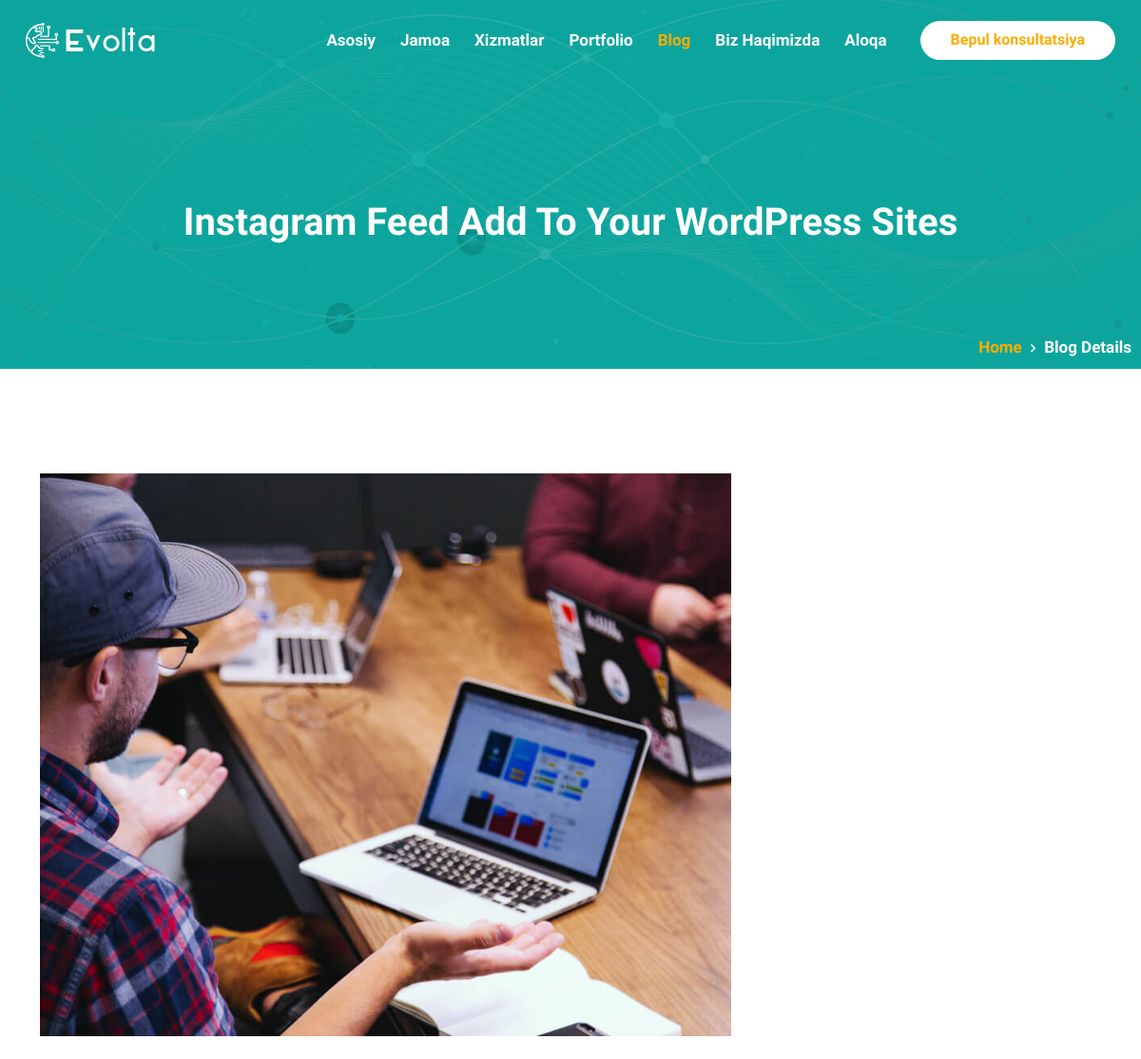
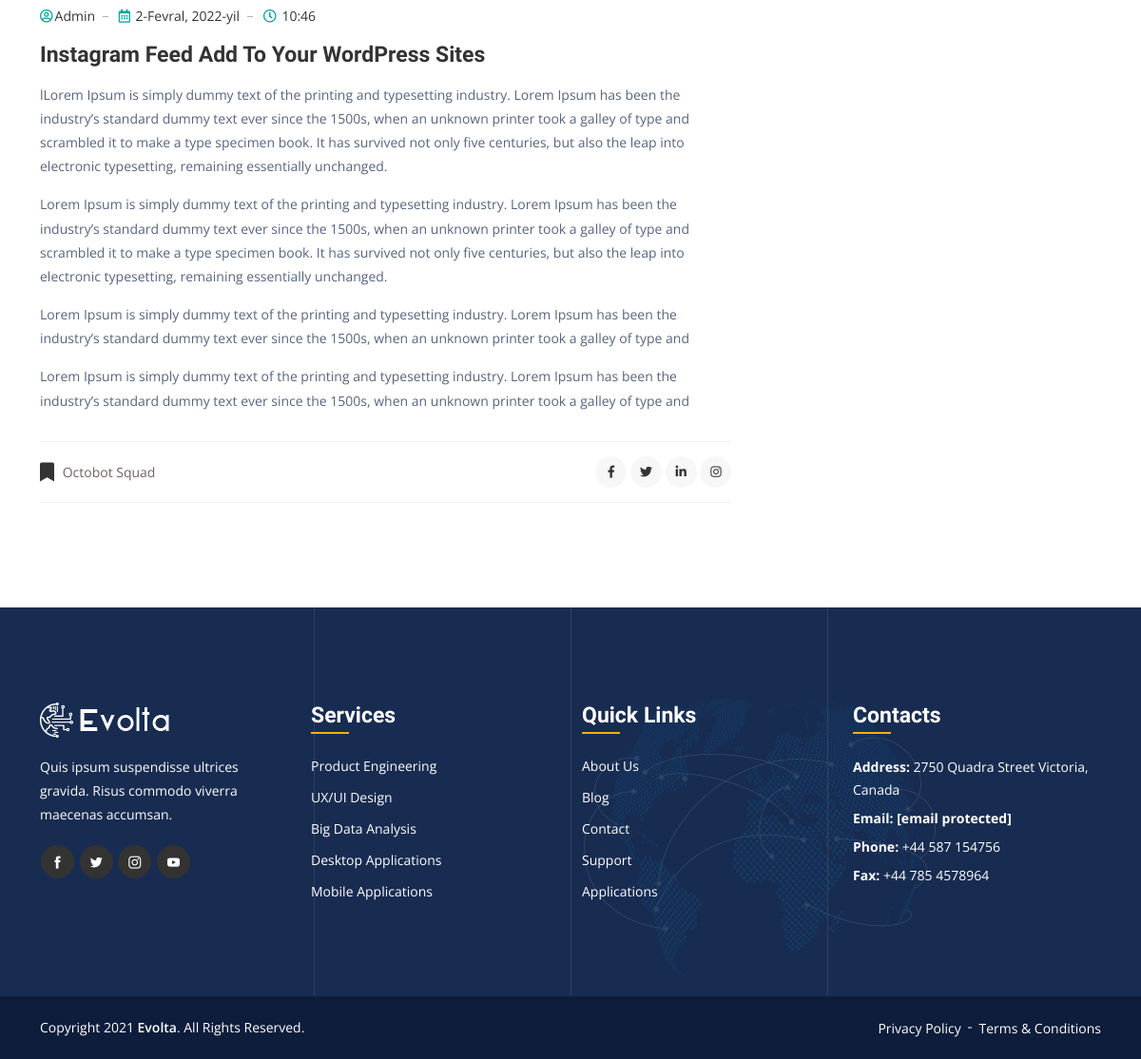
Page /blog/1/instagram-feed-add-to-your-wordpress-site on the committed database (2 pictures, top to bottom).
### home/models.py (models this page shows, shortened)
class Blog(models.Model):
    title = models.TextField('Sarlavhasi', max_length=351)
    slug = models.SlugField(max_length=200, unique=True)
    description = models.TextField('Tavsifi', max_length=2000)
    orta_description = models.TextField('Orta Tekst', blank=True, max_length=3001)
    past_description = models.TextField('Pastki Tavsif:', blank=True, max_length=1000)
    paragraph_3 = models.TextField('Paragraf 3', blank=True, max_length=500)
    paragraph_4 = models.TextField('Paragraf 4', blank=True, max_length=500)
    image = models.ImageField('Rasmi', upload_to='images/')
    create_on_date = models.DateField(auto_now=True)
    create_on_time = models.TimeField(auto_now=True)
    class Meta:
        verbose_name = "Blog"
        verbose_name_plural = "Blog"
    def image_tag(self):
        return mark_safe('<img src="{}" height="50">'.format(self.image.url))
    image_tag.short_description = 'Image'

### home/views.py (the view)
# urls.py: path('blog/<int:id>/<slug:slug>', views.blog_detail, name='blog_detail'),
def blog_detail(request, id, slug):
    blog_latest = Blog.objects.all().order_by('-id')
    blog = Blog.objects.get(pk=id)
    context = {
        'blog': blog,
        'blog_latest': blog_latest,
    }
    return render(request, 'blog_details/base.html', context)

### home/context.py (called while the page is built)
def total(request):
    total_latest = Total.objects.all().order_by('-id')[:1]
    context = {
        'total_latest': total_latest,
    }
    return context

def teamview(request):
    team_latest = Team.objects.all().order_by('-id')[:25]
    context = {
        'team_latest': team_latest,
    }
    return context

def portfolioview(request):
    portfolio_latest = Portfolio.objects.all().order_by('-id')[:25]
    context = {
        'portfolio_latest': portfolio_latest,
    }
    return context

### home/templates/blog_details/base.html (shortened to what this page needs)
<!doctype html>
{% load static %}
<html lang="en">
<head>
    <link rel="stylesheet" href="{% static 'assets/css/bootstrap.min.css' %}">
    <link rel="stylesheet" href="{% static 'assets/css/animate.min.css' %}">
    <link rel="stylesheet" href="{% static 'assets/css/fontawesome.min.css' %}">
    <link rel="stylesheet" href="{% static 'assets/css/boxicons.min.css' %}">
    <link rel="stylesheet" href="{% static 'assets/css/flaticon.css' %}">
    <link rel="stylesheet" href="{% static 'assets/css/owl.carousel.min.css' %}">
    <link rel="stylesheet" href="{% static 'assets/css/owl.theme.default.min.css' %}">
    <link rel="stylesheet" href="{% static 'assets/css/magnific-popup.min.css' %}">
    <link rel="stylesheet" href="{% static 'assets/css/nice-select.css' %}">
    <link rel="stylesheet" href="{% static 'assets/css/meanmenu.css' %}">
    <link rel="stylesheet" href="{% static 'assets/css/progresscircle.min.css' %}">
    <link rel="stylesheet" href="{% static 'assets/css/style.css' %}">
    <link rel="stylesheet" href="{% static 'assets/css/responsive.css' %}">
</head>
<body>
{% block header %}{% include 'components/header/blog/header.html' %}{% endblock %}
{% block index %}{% include 'blog_details/blog_details.html' %}{% endblock %}
{% block footer %}{% include 'components/footer.html' %}{% endblock %}
</body>
</html>

### home/templates/blog_details/blog_details.html
{% load static %}
<div class="page-title-area">
    <div class="container">
        <div class="page-title-content">
            <h2>{{ blog.title }}</h2>
            <ul>
                <li><a href="#">Home</a></li>
                <li>Blog Details</li>
            </ul>
        </div>
    </div>
</div>
<section class="blog-details-area ptb-110">
    <div class="container">
        <div class="row">
            <div class="col-lg-8 col-md-12">
                <div class="blog-details">
                    <div class="article-image">
                        <img src="{{ blog.image.url }}" alt="image">
                    </div>
                    <div class="article-content">
                        <div class="entry-meta">
                            <ul>
                                <li><i class="far fa-user-circle"></i>Admin</li>
                                <li><i class="far fa-calendar-alt"></i> {{ blog.create_on_date }}</li>
                                <li><i class="far fa-clock"></i> {{ blog.create_on_time }}</li>
                            </ul>
                        </div>
                        <h3>{{ blog.title }}</h3>
                        <p>{{ blog.orta_description }}</p>
                        <p>{{ blog.past_description }}</p>
                        <p>{{ blog.paragraph_3 }}</p>
                        <p>{{ blog.paragraph_4 }}</p>
                    </div>
                    <div class="article-footer">
                        <div class="article-tags">
                            <span><i class="fas fa-bookmark"></i></span>
                            <a href="#">Octobot Squad</a>
                        </div>
                        <div class="article-share">
                            <ul class="social">
                                <li><a href="#" target="_blank"><i class="fab fa-facebook-f"></i></a></li>
                                <li><a href="#" target="_blank"><i class="fab fa-twitter"></i></a></li>
                                <li><a href="#" target="_blank"><i class="fab fa-linkedin-in"></i></a></li>
                                <li><a href="#" target="_blank"><i class="fab fa-instagram"></i></a></li>
                            </ul>
                        </div>
                    </div>
                </div>
            </div>
        </div>
    </div>
</section>

### rows in the picture
Blog: title "Instagram Feed Add To Your WordPress Sites", image (picture), create_on_date "2-Fevral, 2022-yil", create_on_time "10:46", orta_description "lLorem Ipsum is simply dummy text of the printing and typesetting industry. Lorem Ipsum has been the industry’s standard dummy text ever since the 1500s, when an unknown printer took a galley of type and scrambled it to make a type specimen book. It has survived not only five centuries, but also the leap into electronic typesetting, remaining essentially unchanged.", past_description "Lorem Ipsum is simply dummy text of the printing and typesetting industry. Lorem Ipsum has been the industry’s standard dummy text ever since the 1500s, when an unknown printer took a galley of type and scrambled it to make a type specimen book. It has survived not only five centuries, but also the leap into electronic typesetting, remaining essentially unchanged.", paragraph_3 "Lorem Ipsum is simply dummy text of the printing and typesetting industry. Lorem Ipsum has been the industry’s standard dummy text ever since the 1500s, when an unknown printer took a galley of type and", paragraph_4 "Lorem Ipsum is simply dummy text of the printing and typesetting industry. Lorem Ipsum has been the industry’s standard dummy text ever since the 1500s, when an unknown printer took a galley of type and"
